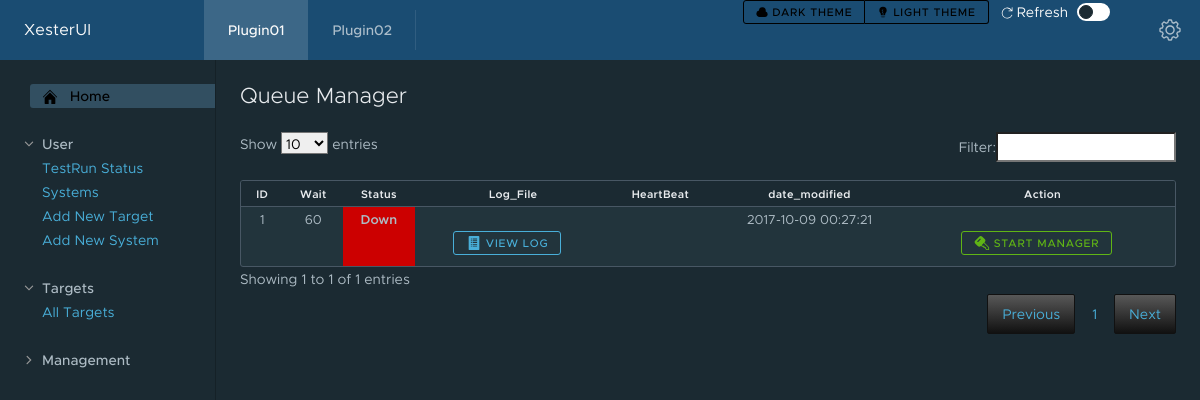
The app's page /UI/queue_manager.php with its own data.
### tables this page shows
CREATE TABLE QUEUE_MANAGER (
  ID int(11) NOT NULL AUTO_INCREMENT,
  STATUS_ID int(11) NOT NULL,
  Wait int(11) NOT NULL,
  Log_File varchar(255),
  Heartbeat varchar(255),
  PRIMARY KEY (ID),
  FOREIGN KEY(STATUS_ID) REFERENCES STATUS(ID),
  date_modified TIMESTAMP NOT NULL DEFAULT CURRENT_TIMESTAMP ON UPDATE CURRENT_TIMESTAMP
);

CREATE TABLE STATUS (
  ID int(11) NOT NULL AUTO_INCREMENT,
  Status varchar(50) NOT NULL,
  HtmlColor varchar(10) Not NULL,
  HTML_Description varchar(20) Not NULL,
  PRIMARY KEY (ID),
  UNIQUE (Status),
  date_modified TIMESTAMP NOT NULL DEFAULT CURRENT_TIMESTAMP ON UPDATE CURRENT_TIMESTAMP
);

### UI/queue_manager.php (the view, shortened to what this page needs)
<!DOCTYPE html>
<html lang="en">
<?php
	require_once 'components/header.php';
?>
<?php
	if (!empty($_GET['new_status_id'])) {
		$new_status_id=$_GET['new_status_id'];
		include 'components/database.php';
		$sql = "UPDATE queue_manager SET Status_ID = $new_status_id";
		$pdo = Database::connect();
		$pdo->query($sql);
		header("Refresh:0 url=queue_manager.php");
	} else {
?>
	<div class="content-area">
<h3>Queue Manager</h3></br>
				<div class="row">
					<table id="example" class="table table-compact">
						<thead>
							<tr>
							<th>ID</th>
							<th>Wait</th>
							<th>Status</th>
							<th>Log_File</th>
							<th>HeartBeat</th>
							<th>date_modified</th>
							<th>Action</th>
							</tr>
						</thead>
						<tbody>
							<?php
							$pdo = Database::connect();
							$sql = 'select qm.ID, '
										. 'qm.Status_ID, '
										. 'qm.Wait, '
										. 'qm.Log_File as Qman_Log, '
										. 'qm.Heartbeat, '
										. 'qm.date_modified, '
										. 's.HtmlColor, '
										. 's.Status '
									. 'from QUEUE_MANAGER qm '
									. 'join STATUS s on qm.Status_ID=s.ID ';
							foreach ($pdo->query($sql) as $row) {
								echo '<tr>';
								echo '<td>'. $row['ID'] . '</td>';
								echo '<td>'. $row['Wait'] . '</td>';
								echo '<td style=background-color:'. $row['HtmlColor'] . '><b>'. $row['Status'] . '</b></td>';
								echo '<td><form action="viewlog.php" method="get"><input type="hidden" name="Log_File" value='.$row['Qman_Log'].'><button class="btn btn-info btn-sm"><clr-icon class="is-solid" size="16" shape="list"></clr-icon> View Log</button></form></td>';
								echo '<td>'. $row['Heartbeat'] . '</td>';
								echo '<td>'. $row['date_modified'] . '</td>';
								if ($row['Status_ID'] == 1) {
									echo '<td><form action="queue_manager.php" method="get"><input type="hidden" name="new_status_id" value="3"><button class="btn btn-success-outline btn-sm"><clr-icon class="is-solid" shape="key" size="16"></clr-icon> Start Manager</button></form></td>';
								} elseif ($row['Status_ID'] == 2) {
									echo '<td><form action="queue_manager.php" method="get"><input type="hidden" name="new_status_id" value="4"><button class="btn btn-danger-outline btn-sm"><clr-icon class="is-solid" shape="stop" size="16"></clr-icon><b> Stop Manager</b></button></form></td>';
								} elseif ($row['Status_ID'] == 3) {
									echo '<td><form action="queue_manager.php" method="get"><button class="btn btn-info btn-sm"><clr-icon class="is-solid" shape="refresh" size="16"></clr-icon> Refresh</button></form></td>';
								}else {
									echo '<td><form action="queue_manager.php" method="get"><button class="btn btn-info btn-sm"><clr-icon class="is-solid" shape="refresh" size="16"></clr-icon> Refresh</button></form></td>';
								}
								echo '</tr>';
							}
							?>
						</tbody>
					</table>
		</div>
	</div>
    <nav class="sidenav">
	</nav>
</div>
</body>
<?php
	}
?>
</html>

### records on screen
queue_manager: ID "1", Wait "60", STATUS_ID.Status "Down", date_modified "2017-10-09 00:27:21", shows "START MANAGER"
